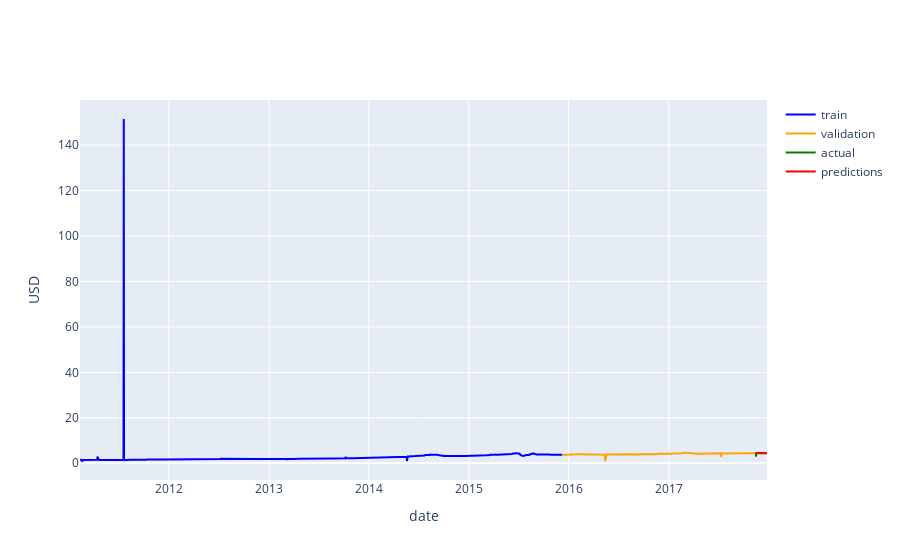

The cell this chart's notebook holds for it:
### Code cell
# Plot test predictions
fig = go.Figure()

# Add traces
fig.add_trace(go.Scatter(x=train['date'], 
                         y=train['adj_close'],
                         mode='lines',
                         name='train',
                         line=dict(color='blue')))
fig.add_trace(go.Scatter(x=val['date'], 
                         y=val['adj_close'],
                         mode='lines',
                         name='validation',
                         line=dict(color='orange')))
fig.add_trace(go.Scatter(x=test['date'], 
                         y=test['adj_close'],
                         mode='lines',
                         name='actual',
                         line=dict(color='green')))
fig.add_trace(go.Scatter(x=test[:H]['date'], 
                         y=est,
                         mode='lines',
                         name='predictions',
                         line=dict(color='red')))
fig.update_layout(yaxis=dict(title='USD'),
                  xaxis=dict(title='date'))

### Figure 1 — Plotly figure (JSON) as saved in the notebook; plotly's stock layout.template omitted (floating-point values rounded to 4 significant figures; data arrays with more than 128 entries replaced by an {"elided": "..."} marker saying what was removed)
{"data": [{"line": {"color": "blue"}, "mode": "lines", "name": "train", "type": "scatter", "x": {"elided": "1260 str values"}, "y": {"elided": "1260 float values"}}, {"line": {"color": "orange"}, "mode": "lines", "name": "validation", "type": "scatter", "x": {"elided": "504 str values"}, "y": {"elided": "504 float values"}}, {"line": {"color": "green"}, "mode": "lines", "name": "actual", "type": "scatter", "x": ["2017-11-15T00:00:00", "2017-11-16T00:00:00", "2017-11-17T00:00:00", "2017-11-20T00:00:00", "2017-11-21T00:00:00", "2017-11-22T00:00:00", "2017-11-23T00:00:00", "2017-11-24T00:00:00", "2017-11-27T00:00:00", "2017-11-28T00:00:00", "2017-11-29T00:00:00", "2017-11-30T00:00:00", "2017-12-01T00:00:00", "2017-12-04T00:00:00", "2017-12-05T00:00:00", "2017-12-06T00:00:00", "2017-12-07T00:00:00", "2017-12-08T00:00:00", "2017-12-11T00:00:00", "2017-12-12T00:00:00", "2017-12-13T00:00:00", "2017-12-14T00:00:00", "2017-12-15T00:00:00", "2017-12-18T00:00:00", "2017-12-19T00:00:00", "2017-12-20T00:00:00", "2017-12-21T00:00:00", "2017-12-22T00:00:00", "2017-12-25T00:00:00", "2017-12-26T00:00:00"], "y": [4.435, 2.888, 4.511, 4.545, 4.605, 4.594, 4.538, 4.601, 4.55, 4.626, 4.604, 4.571, 4.488, 4.47, 4.445, 4.473, 4.478, 4.483, 4.465, 4.491, 4.488, 4.475, 4.494, 4.508, 4.5, 4.502, 4.495, 4.494, 4.507, 4.503]}, {"line": {"color": "red"}, "mode": "lines", "name": "predictions", "type": "scatter", "x": ["2017-11-15T00:00:00", "2017-11-16T00:00:00", "2017-11-17T00:00:00", "2017-11-20T00:00:00", "2017-11-21T00:00:00", "2017-11-22T00:00:00", "2017-11-23T00:00:00", "2017-11-24T00:00:00", "2017-11-27T00:00:00", "2017-11-28T00:00:00", "2017-11-29T00:00:00", "2017-11-30T00:00:00", "2017-12-01T00:00:00", "2017-12-04T00:00:00", "2017-12-05T00:00:00", "2017-12-06T00:00:00", "2017-12-07T00:00:00", "2017-12-08T00:00:00", "2017-12-11T00:00:00", "2017-12-12T00:00:00", "2017-12-13T00:00:00", "2017-12-14T00:00:00", "2017-12-15T00:00:00", "2017-12-18T00:00:00", "2017-12-19T00:00:00", "2017-12-20T00:00:00", "2017-12-21T00:00:00", "2017-12-22T00:00:00", "2017-12-25T00:00:00", "2017-12-26T00:00:00"], "y": [4.412, 4.41, 4.412, 4.411, 4.412, 4.413, 4.414, 4.416, 4.417, 4.411, 4.413, 4.414, 4.415, 4.414, 4.416, 4.415, 4.415, 4.415, 4.415, 4.415, 4.415, 4.415, 4.415, 4.415, 4.416, 4.416, 4.416, 4.415, 4.415, 4.415]}], "layout": {"xaxis": {"title": {"text": "date"}}, "yaxis": {"title": {"text": "USD"}}}}
